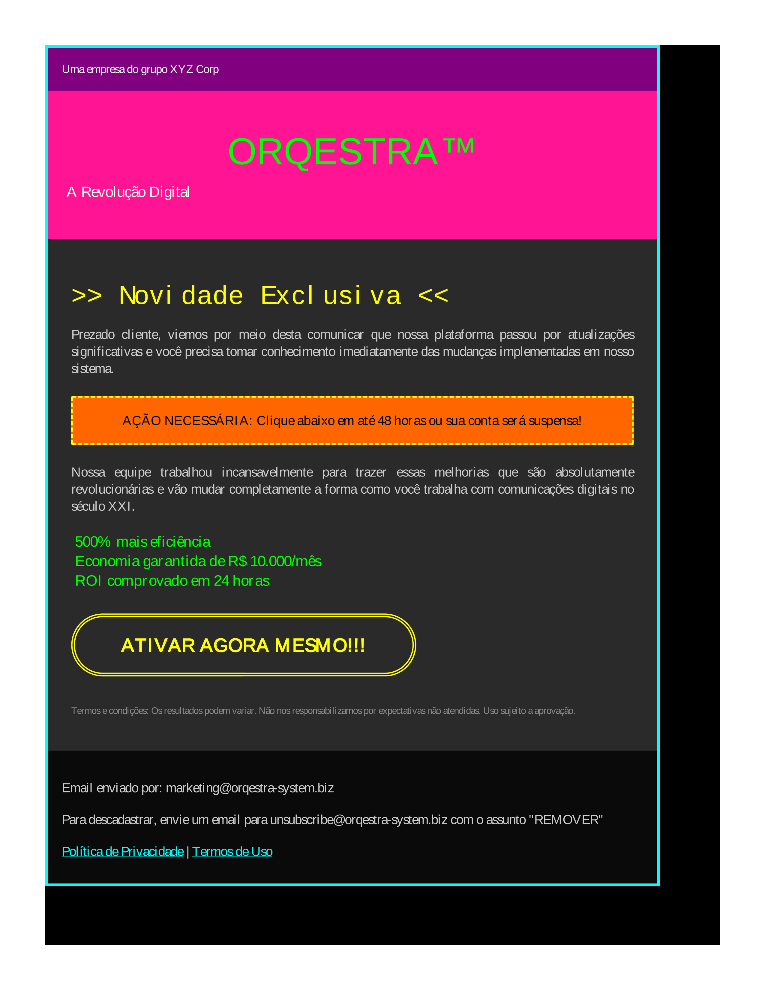
#> input picture content-validation-service/debug_images/piece_04b8ecd9-725e-4367-8dbc-2c1e5d6f83a2_826a28d6-47e0-47c9-b5c8-5db5d42c37fa_20260208_003202_163458.png, 765 x 990 px
$ python -i image_color_validator.py   (imports and definitions only)
#> lines starting #> are read from the running program, lines starting #| are printed output that depends on the picture
import base64
import io
import re
from collections import Counter
from typing import Dict, Any, List, Set
from PIL import Image
from app.services.brand_validator import BrandValidator

APPROVED_COLORS: Set[str] = BrandValidator.APPROVED_COLORS
PRIMARY_COLORS: Set[str] = BrandValidator.PRIMARY_COLORS

# Tolerância para considerar cores "próximas"
_COLOR_TOLERANCE = 25  # delta RGB máximo para considerar equivalente
_DOMINANT_COUNT = 8  # número de cores dominantes a analisar
_SAMPLE_SIZE = (80, 80)  # redimensionar para extração rápida


# [12 lines left out: function _extract_base64_payload, not called in this run]


def _rgb_to_hex(r: int, g: int, b: int) -> str:
    """Converte RGB para hex."""
    return f"#{r:02x}{g:02x}{b:02x}".lower()


# [193 lines left out: functions _normalize_hex, _hex_to_rgb, _color_distance, _color_in_palette, _is_primary_color, _extract_dominant_colors and 1 more, not called in this run]

>>> import cv2
>>> picture = cv2.imread('../../../content-validation-service/debug_images/piece_04b8ecd9-725e-4367-8dbc-2c1e5d6f83a2_826a28d6-47e0-47c9-b5c8-5db5d42c37fa_20260208_003202_163458.png', cv2.IMREAD_GRAYSCALE)
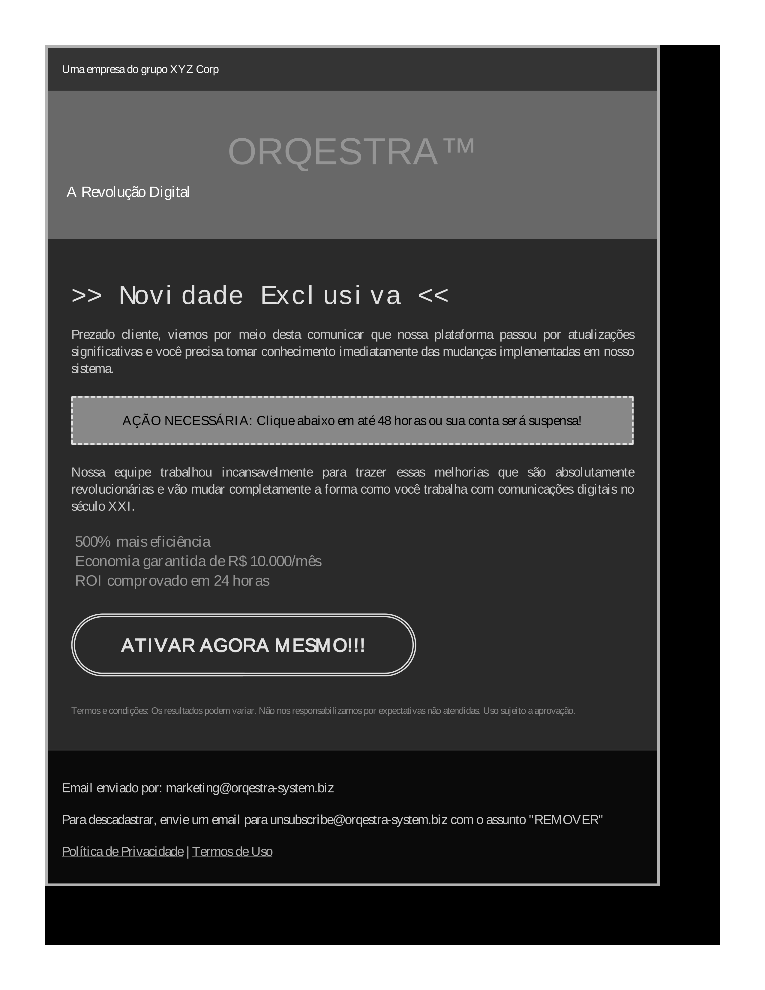
#> picture: shape (990, 765); min 0, max 255, mean 92.3
>>> result = validate_image_branding(picture)
#> result = 5 items
